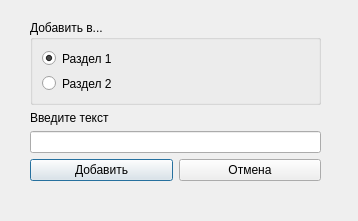
<?xml version="1.0" encoding="UTF-8"?>
<ui version="4.0">
 <class>AddRec</class>
 <widget class="QDialog" name="AddRec">
  <property name="geometry">
   <rect>
    <x>0</x>
    <y>0</y>
    <width>358</width>
    <height>221</height>
   </rect>
  </property>
  <property name="minimumSize">
   <size>
    <width>358</width>
    <height>221</height>
   </size>
  </property>
  <property name="maximumSize">
   <size>
    <width>358</width>
    <height>221</height>
   </size>
  </property>
  <property name="windowTitle">
   <string>Добавление записи</string>
  </property>
  <widget class="QWidget" name="layoutWidget">
   <property name="geometry">
    <rect>
     <x>30</x>
     <y>20</y>
     <width>291</width>
     <height>161</height>
    </rect>
   </property>
   <layout class="QVBoxLayout" name="verticalLayout_2">
    <item>
     <widget class="QGroupBox" name="groupBox">
      <property name="title">
       <string>Добавить в...</string>
      </property>
      <layout class="QVBoxLayout" name="verticalLayout">
       <item>
        <widget class="QRadioButton" name="radioButton_section1">
         <property name="text">
          <string>Раздел 1</string>
         </property>
         <property name="checked">
          <bool>true</bool>
         </property>
        </widget>
       </item>
       <item>
        <widget class="QRadioButton" name="radioButton_section2">
         <property name="text">
          <string>Раздел 2</string>
         </property>
        </widget>
       </item>
      </layout>
     </widget>
    </item>
    <item>
     <widget class="QLabel" name="label">
      <property name="text">
       <string>Введите текст</string>
      </property>
     </widget>
    </item>
    <item>
     <widget class="QLineEdit" name="lineEdit"/>
    </item>
    <item>
     <layout class="QHBoxLayout" name="horizontalLayout">
      <item>
       <widget class="QPushButton" name="pushButton_add">
        <property name="text">
         <string>Добавить</string>
        </property>
       </widget>
      </item>
      <item>
       <widget class="QPushButton" name="pushButton_cancel">
        <property name="text">
         <string>Отмена</string>
        </property>
       </widget>
      </item>
     </layout>
    </item>
   </layout>
  </widget>
 </widget>
 <resources/>
 <connections/>
</ui>
